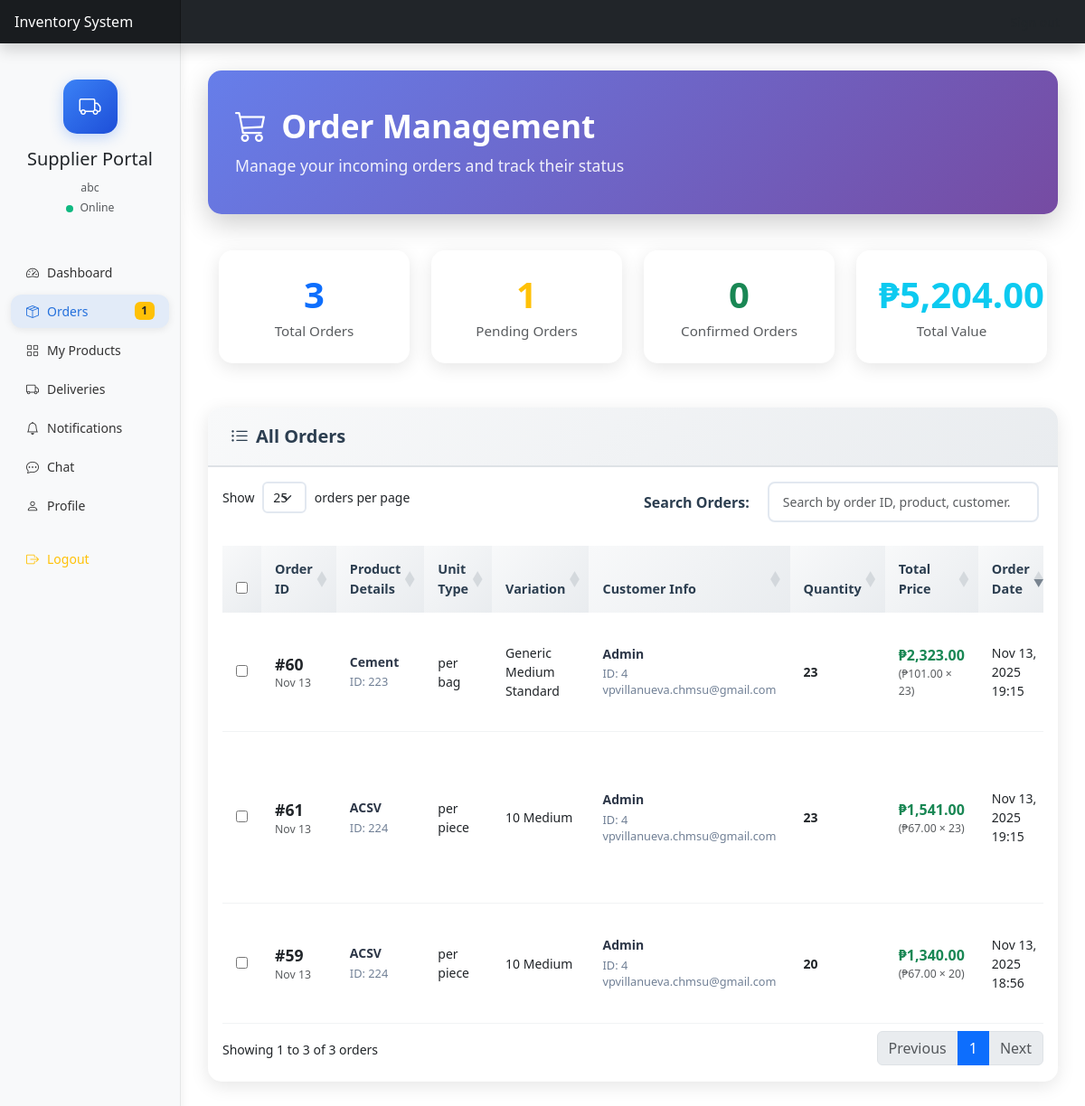
The page /supplier/orders.php (signed in) on the database its author committed.
### tables this page shows
CREATE TABLE `orders` (
  `id` int(11) NOT NULL,
  `inventory_id` int(11) DEFAULT NULL,
  `supplier_id` int(11) DEFAULT NULL,
  `user_id` int(11) DEFAULT NULL,
  `quantity` int(11) NOT NULL,
  `is_automated` tinyint(1) DEFAULT 0,
  `order_date` datetime DEFAULT current_timestamp(),
  `confirmation_status` enum('pending','confirmed','delivered','completed','cancelled') DEFAULT 'pending',
  `confirmation_date` datetime DEFAULT NULL,
  `unit_price` decimal(10,2) DEFAULT 0.00,
  `unit_type` varchar(50) NOT NULL DEFAULT 'per piece',
  `variation` varchar(50) DEFAULT NULL,
  `weight_ordered` decimal(10,3) DEFAULT NULL COMMENT 'Weight ordered for weight-based products',
  `is_weight_based` tinyint(1) DEFAULT 0 COMMENT 'Flag for weight-based orders'
);

CREATE TABLE `inventory` (
  `id` int(11) NOT NULL COMMENT 'Primary key - matches admin_orders.inventory_id',
  `sku` varchar(50) DEFAULT NULL COMMENT 'Product SKU',
  `name` varchar(100) NOT NULL COMMENT 'Product name - displayed as item_name in orders.php',
  `description` text DEFAULT NULL COMMENT 'Product description',
  `category` varchar(50) DEFAULT NULL COMMENT 'Product category',
  `reorder_threshold` int(11) NOT NULL DEFAULT 0 COMMENT 'Reorder threshold for alerts',
  `unit_type` varchar(50) NOT NULL DEFAULT 'per piece' COMMENT 'Unit type - matches admin_orders.unit_type',
  `quantity` int(11) NOT NULL DEFAULT 0 COMMENT 'Total quantity from completed orders - matches admin_orders.quantity aggregation',
  `unit_price` decimal(10,2) NOT NULL DEFAULT 0.00 COMMENT 'Unit price - matches admin_orders.unit_price',
  `supplier_id` int(11) DEFAULT NULL COMMENT 'Supplier ID - matches admin_orders.supplier_id',
  `location` varchar(100) DEFAULT NULL COMMENT 'Storage location',
  `image_url` varchar(255) DEFAULT NULL COMMENT 'Product image URL',
  `image_path` varchar(255) DEFAULT NULL COMMENT 'Product image file path',
  `is_deleted` tinyint(1) NOT NULL DEFAULT 0 COMMENT 'Soft delete flag: 0 = active, 1 = deleted',
  `last_updated` datetime DEFAULT current_timestamp() ON UPDATE current_timestamp() COMMENT 'Last update timestamp',
  `created_at` datetime DEFAULT current_timestamp() COMMENT 'Creation timestamp'
);

CREATE TABLE `users` (
  `id` int(11) NOT NULL,
  `username` varchar(50) NOT NULL,
  `password_hash` varchar(255) NOT NULL,
  `role` enum('management','staff','supplier') NOT NULL,
  `email` varchar(100) DEFAULT NULL,
  `first_name` varchar(100) DEFAULT NULL,
  `middle_name` varchar(100) DEFAULT NULL,
  `last_name` varchar(100) DEFAULT NULL,
  `phone` varchar(20) DEFAULT NULL,
  `address` text DEFAULT NULL,
  `city` varchar(100) DEFAULT NULL,
  `province` varchar(100) DEFAULT NULL,
  `postal_code` varchar(20) DEFAULT NULL,
  `profile_picture` varchar(255) DEFAULT NULL,
  `created_at` datetime DEFAULT current_timestamp(),
  `is_deleted` tinyint(1) NOT NULL DEFAULT 0
);

### models/order.php (called while the page is built, shortened)
<?php
class Order {
    private $conn;
    private $table_name = "orders";
    public function __construct($db) {
        $this->conn = $db;
    }
    public function readBySupplier($supplier_id) {
        $query = "SELECT o.id,
                         o.inventory_id,
                         o.supplier_id,
                         o.user_id,
                         o.quantity,
                         o.is_automated,
                         o.order_date,
                         o.confirmation_status,
                         o.confirmation_date,
                         COALESCE(o.unit_price, i.unit_price, 0) as unit_price,
                         o.unit_type,
                         o.variation,
                         i.name as inventory_name,
                         i.category,
                         i.unit_price as inventory_unit_price,
                         s.name as supplier_name,
                         u.username as user_name,
                         u.id as customer_id,
                         u.email as customer_email,
                         u.username as customer_name
                  FROM " . $this->table_name . " o
                  LEFT JOIN inventory i ON o.inventory_id = i.id
                  LEFT JOIN suppliers s ON o.supplier_id = s.id
                  LEFT JOIN users u ON o.user_id = u.id
                  WHERE o.supplier_id = :supplier_id
                  ORDER BY o.order_date DESC";
        $stmt = $this->conn->prepare($query);
        $supplier_id = htmlspecialchars(strip_tags($supplier_id));
        $stmt->bindParam(":supplier_id", $supplier_id);
        $stmt->execute();
        return $stmt;
    }
}
?>

### supplier/orders.php (the view, shortened to what this page needs)
<?php
require_once '../models/order.php';
function formatVariationForDisplay($variation) {
    $parts = explode('|', $variation);
    $values = [];
    foreach ($parts as $part) {
        $av = explode(':', trim($part), 2);
        if (count($av) === 2) {
            $values[] = trim($av[1]);
        } else {
            $values[] = trim($part);
        }
    }
    return implode(' ', $values);
}
$database = new Database();
$db = $database->getConnection();
$order = new Order($db);
$supplier_id = $_SESSION['user_id'];
$orders_stmt = $order->readBySupplier($supplier_id);
$orders = $orders_stmt->fetchAll(PDO::FETCH_ASSOC);
$total_orders = count($orders);
$pending_orders = array_filter($orders, function($o) { return $o['confirmation_status'] === 'pending'; });
$confirmed_orders = array_filter($orders, function($o) { return $o['confirmation_status'] === 'confirmed'; });
$pending_count = count($pending_orders);
$confirmed_count = count($confirmed_orders);
$total_value = array_sum(array_map(function($o) {
    return ($o['unit_price'] ?? 0) * $o['quantity'];
}, $orders));
?>
<!DOCTYPE html>
<html lang="en">
<head>
    <link href="https://cdn.jsdelivr.net/npm/bootstrap@5.3.0-alpha1/dist/css/bootstrap.min.css" rel="stylesheet">
    <link rel="stylesheet" href="https://cdn.jsdelivr.net/npm/bootstrap-icons@1.10.0/font/bootstrap-icons.css">
    <link rel="stylesheet" href="../assets/css/style.css">
    <link rel="stylesheet" href="https://cdn.datatables.net/1.13.7/css/dataTables.bootstrap5.min.css">
</head>
<body>
<?php include_once 'includes/header.php'; ?>
    <div class="container-fluid">
        <div class="row">
            <?php include_once 'includes/sidebar.php'; ?>
            <main class="col-md-9 ms-sm-auto col-lg-10 main-content">
                <div class="page-header">
                    <h2><i class="bi bi-cart3 me-3"></i>Order Management</h2>
                    <p class="subtitle mb-0">Manage your incoming orders and track their status</p>
                </div>
                <div class="row mb-4">
                    <div class="col-md-3">
                        <div class="stats-card">
                            <div class="card-body text-center">
                                <h3 class="text-primary"><?php echo $total_orders; ?></h3>
                                <p class="text-muted mb-0">Total Orders</p>
                            </div>
                        </div>
                    </div>
                    <div class="col-md-3">
                        <div class="stats-card">
                            <div class="card-body text-center">
                                <h3 class="text-warning"><?php echo $pending_count; ?></h3>
                                <p class="text-muted mb-0">Pending Orders</p>
                            </div>
                        </div>
                    </div>
                    <div class="col-md-3">
                        <div class="stats-card">
                            <div class="card-body text-center">
                                <h3 class="text-success"><?php echo $confirmed_count; ?></h3>
                                <p class="text-muted mb-0">Confirmed Orders</p>
                            </div>
                        </div>
                    </div>
                    <div class="col-md-3">
                        <div class="stats-card">
                            <div class="card-body text-center">
                                <h3 class="text-info">₱<?php echo number_format($total_value, 2); ?></h3>
                                <p class="text-muted mb-0">Total Value</p>
                            </div>
                        </div>
                    </div>
                </div>
                <div class="card">
                    <div class="card-header d-flex justify-content-between align-items-center">
                        <h5 class="mb-0"><i class="bi bi-list-ul me-2"></i>All Orders</h5>
                    </div>
                    <div class="card-body">
                        <div class="table-responsive">
                            <table class="table table-hover" id="ordersTable">
                                <thead>
                                    <tr>
                                        <th width="50">
                                            <input type="checkbox" id="selectAllOrders" title="Select All">
                                        </th>
                                        <th>Order ID</th>
                                        <th>Product Details</th>
                                        <th>Unit Type</th>
                                        <th>Variation</th>
                                        <th>Customer Info</th>
                                        <th>Quantity</th>
                                        <th>Total Price</th>
                                        <th>Order Date</th>
                                    </tr>
                                </thead>
                                <tbody>
                                    <?php if (empty($orders)): ?>
                                    <tr>
                                        <td colspan="11" class="text-center py-5">
                                            <div class="text-muted">
                                                <i class="bi bi-inbox" style="font-size: 3rem;"></i>
                                                <p class="mt-3 mb-0 fs-5">No orders available</p>
                                                <p class="text-muted">Orders will appear here when customers place them</p>
                                            </div>
                                        </td>
                                    </tr>
                                    <?php else: ?>
                                    <?php foreach ($orders as $order_item): ?>
                                    <tr>
                                        <td>
                                            <input type="checkbox" class="order-checkbox" value="<?php echo (int)($order_item['id'] ?? 0); ?>" data-order-id="<?php echo (int)($order_item['id'] ?? 0); ?>">
                                        </td>
                                        <td class="order-id-cell">
                                            <strong>#<?php echo $order_item['id']; ?></strong>
                                            <small class="d-block text-muted">
                                                <?php echo date('M d', strtotime($order_item['order_date'])); ?>
                                            </small>
                                        </td>
                                        <td class="product-details">
                                            <div class="product-name"><?php echo htmlspecialchars($order_item['item_name'] ?? $order_item['inventory_name'] ?? 'N/A'); ?></div>
                                            <small class="product-meta">
                                                ID: <?php echo $order_item['inventory_id'] ?? 'N/A'; ?>
                                            </small>
                                        </td>
                                        <td><?php echo htmlspecialchars($order_item['unit_type'] ?? 'N/A'); ?></td>
                                        <td>
                                            <?= htmlspecialchars(formatVariationForDisplay($order_item['variation'] ?? 'N/A')) ?>
                                        </td>
                                        <td class="customer-info">
                                            <div class="customer-name"><?php echo htmlspecialchars($order_item['customer_name'] ?? 'N/A'); ?></div>
                                            <small>
                                                ID: <?php echo $order_item['customer_id'] ?? 'N/A'; ?><br>
                                                <?php echo htmlspecialchars($order_item['customer_email'] ?? 'N/A'); ?>
                                            </small>
                                        </td>
                                        <td>
                                            <strong><?php echo $order_item['quantity']; ?></strong>
                                        </td>
                                        <td>
                                            <div class="d-flex flex-column">
                                                <strong class="text-success fs-6">₱<?php echo number_format(($order_item['unit_price'] ?? 0) * $order_item['quantity'], 2); ?></strong>
                                                <small class="text-muted">(₱<?php echo number_format($order_item['unit_price'] ?? 0, 2); ?> × <?= $order_item['quantity'] ?>)</small>
                                            </div>
                                        </td>
                                        <td>
                                            <?php echo date('M d, Y H:i', strtotime($order_item['order_date'])); ?>
                                        </td>
                                    </tr>
                                    <?php endforeach; ?>
                                    <?php endif; ?>
                                </tbody>
                            </table>
                        </div>
                    </div>
                </div>
            </main>
        </div>
    </div>
</body>
</html>

### assets/css/style.css (style rules this page uses)
body { font-size: .875rem; }
main.col-md-9, main.col-lg-10 { margin-top: 48px; min-height: calc(100vh - 48px); }
.container-fluid { padding: 0; margin: 0; width: 100%; max-width: 100%; }
.container-fluid .row { margin: 0; width: 100%; }
body { overflow-x: hidden; position: relative; }
.card { box-shadow: 0 0.125rem 0.25rem rgba(0, 0, 0, 0.075); margin-bottom: 1.5rem; }
.card-header { background-color: rgba(0, 0, 0, 0.03); border-bottom: 1px solid rgba(0, 0, 0, 0.125); padding: 0.75rem 1.25rem; }
.table-responsive { overflow-x: auto; -webkit-overflow-scrolling: touch; }

### supplier/orders.php (style rules this page uses)
body { min-height: 100vh; }
.main-content { background: rgba(255, 255, 255, 0.95); min-height: 100vh; padding: 30px; backdrop-filter: blur(10px); }
.page-header { background: linear-gradient(135deg, #667eea 0%, #764ba2 100%); color: white; padding: 40px 30px; border-radius: 15px; margin-bottom: 40px; box-shadow: 0 10px 30px rgba(0,0,0,0.2); }
.page-header h2 { font-size: 2.2rem; font-weight: 700; margin-bottom: 10px; }
.page-header .subtitle { font-size: 1.1rem; opacity: 0.9; }
.stats-card { background: white; border-radius: 15px; padding: 25px; box-shadow: 0 5px 20px rgba(0,0,0,0.1); border: none; transition: transform 0.3s ease, box-shadow 0.3s ease; margin-bottom: 25px; }
.stats-card .card-body { padding: 0; }
.stats-card h3 { font-size: 2.5rem; font-weight: 700; margin-bottom: 5px; }
.stats-card .text-muted { font-size: 0.95rem; font-weight: 500; }
.card { border-radius: 15px; border: none; box-shadow: 0 5px 20px rgba(0,0,0,0.1); margin-bottom: 30px; }
.card-header { background: linear-gradient(135deg, #f8f9fa 0%, #e9ecef 100%); border-bottom: 2px solid #dee2e6; border-radius: 15px 15px 0 0 !important; padding: 20px 25px; }
.card-header h5 { margin: 0; font-weight: 600; color: #2c3e50; }
.table { margin-bottom: 0; }
.table thead th { background: linear-gradient(135deg, #f8f9fa 0%, #e9ecef 100%); border: none; font-weight: 600; color: #2c3e50; padding: 15px; font-size: 0.9rem; }
.table tbody tr { transition: all 0.3s ease; }
.table tbody td { padding: 15px; vertical-align: middle; border-color: #f1f3f4; }
.product-details, .customer-info, .order-id-cell { line-height: 1.4; }
.product-name, .customer-name { font-weight: 600; color: #2d3748; margin-bottom: 4px; }
.product-meta, .customer-info small { display: block; color: #718096; font-size: 0.8rem; }
.order-id-cell strong { font-size: 1.1rem; font-weight: 700; }

### rows shown on the page
orders: id "60", order_date "Nov 13", inventory.name "Cement", inventory "223", unit_type "per bag", variation "Generic Medium Standard", user.username "Admin", user "4", user.email "vpvillanueva.chmsu@gmail.com", quantity "23", quantity "2,323.00", unit_price "101.00", order_date "Nov 13, 2025 19:15"
orders: id "61", order_date "Nov 13", inventory.name "ACSV", inventory "224", unit_type "per piece", variation "10 Medium", user.username "Admin", user "4", user.email "vpvillanueva.chmsu@gmail.com", quantity "23", quantity "1,541.00", unit_price "67.00", order_date "Nov 13, 2025 19:15"
orders: id "59", order_date "Nov 13", inventory.name "ACSV", inventory "224", unit_type "per piece", variation "10 Medium", user.username "Admin", user "4", user.email "vpvillanueva.chmsu@gmail.com", quantity "20", quantity "1,340.00", unit_price "67.00", order_date "Nov 13, 2025 18:56"

### other values the page prints
$_SESSION['username'] "abc"
$pending_orders "1"
$total_orders "3"
$pending_count "1"
$confirmed_count "0"
$total_value "5,204.00"
